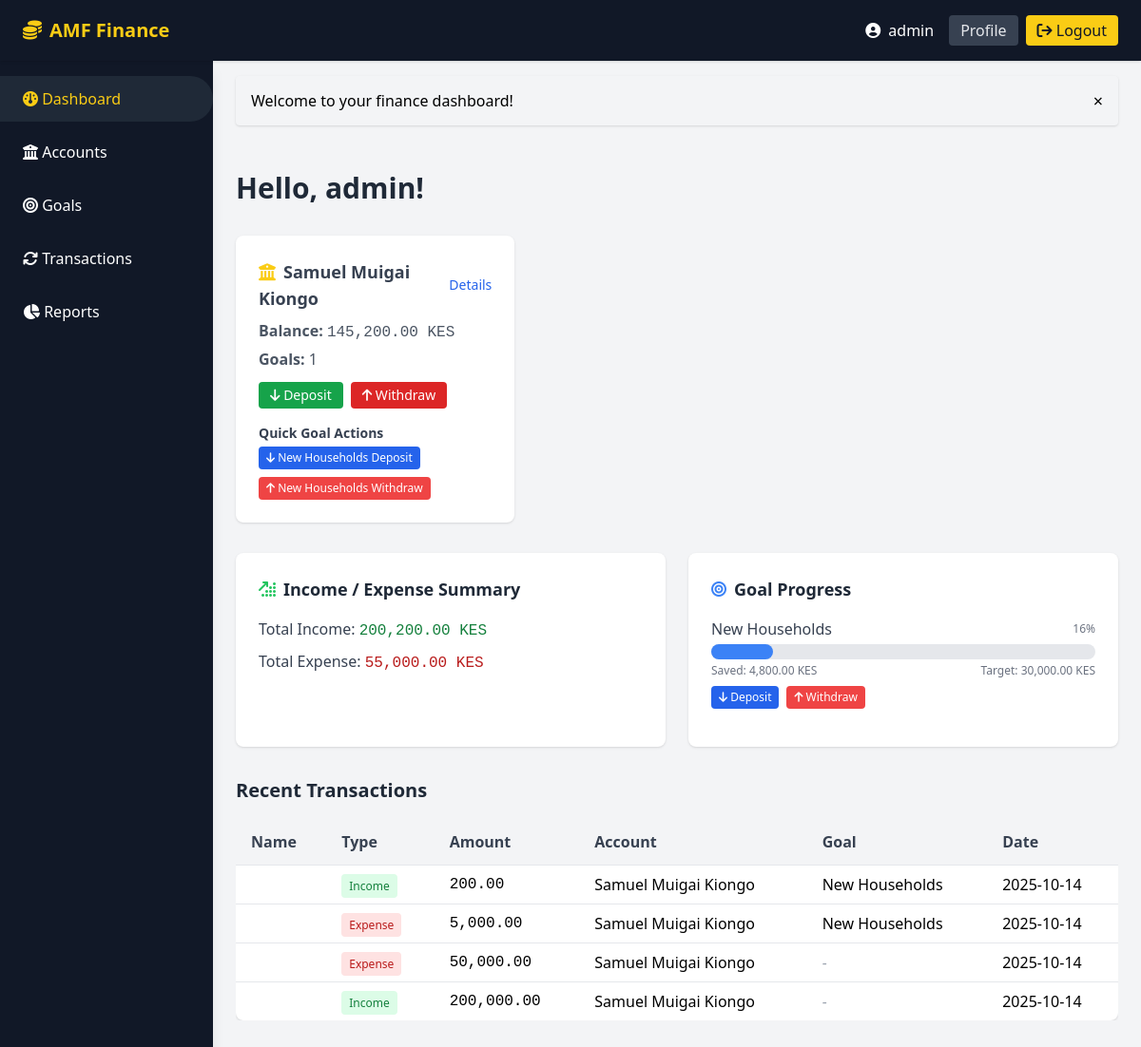
The app's page / (signed in) with its own data.
### finance/models.py (models this page shows, shortened)
class Account(models.Model):
    user = models.ForeignKey(User, on_delete=models.CASCADE, related_name='accounts')
    name = models.CharField(max_length=100)
    balance = models.DecimalField(max_digits=12, decimal_places=2, default=0)
    created_at = models.DateTimeField(auto_now_add=True)

class Goal(models.Model):
    account = models.ForeignKey(Account, on_delete=models.CASCADE, related_name='goals')
    name = models.CharField(max_length=100)
    target_amount = models.DecimalField(max_digits=12, decimal_places=2)
    current_amount = models.DecimalField(max_digits=12, decimal_places=2, default=0)
    deadline = models.DateField()
    created_at = models.DateTimeField(auto_now_add=True)
    @property
    def progress_percent(self):
        if self.target_amount > 0:
            return min(100, (self.current_amount / self.target_amount) * 100)
        return 0

class Transaction(models.Model):
    TRANSACTION_TYPES = [
        ('income', 'Income'),
        ('expense', 'Expense'),
        ('transfer', 'Transfer'),
        ('goal_deposit', 'Goal Deposit'),
        ('goal_withdrawal', 'Goal Withdrawal'),
    ]
    account = models.ForeignKey(Account, on_delete=models.CASCADE, related_name='transactions')
    type = models.CharField(max_length=15, choices=TRANSACTION_TYPES)
    name = models.CharField(max_length=100)
    amount = models.DecimalField(max_digits=12, decimal_places=2)
    date = models.DateTimeField(auto_now_add=True)
    description = models.TextField(blank=True)
    goal = models.ForeignKey('Goal', null=True, blank=True, on_delete=models.SET_NULL, related_name='transactions')

### finance/views.py (the view)
# urls.py: path('', views.dashboard, name='dashboard'),
@login_required
def dashboard(request):
    accounts = Account.objects.filter(user=request.user)
    goals = Goal.objects.filter(account__user=request.user)
    transactions = Transaction.objects.filter(account__user=request.user).order_by('-date')
    total_income = transactions.filter(type='income').aggregate(total=Sum('amount'))['total'] or 0
    total_expense = transactions.filter(type='expense').aggregate(total=Sum('amount'))['total'] or 0
    total_goal_saved = goals.aggregate(total=Sum('current_amount'))['total'] or 0
    messages.info(request, "Welcome to your finance dashboard!")
    context = {
        "accounts": accounts,
        "goals": goals,
        "transactions": transactions[:5],  # latest 5
        "total_income": total_income,
        "total_expense": total_expense,
        "total_goal_saved": total_goal_saved,
    }
    return render(request, "dashboard.html", context)

### finance/templates/dashboard.html (shortened to what this page needs)
{% extends "base.html" %}
{% load humanize %}
{% block content %}
<div class="max-w-7xl mx-auto py-8">
    <h1 class="text-3xl font-bold mb-8 text-gray-800">Hello, {{ user.username }}!</h1>
    <div class="grid grid-cols-1 md:grid-cols-3 gap-6 mb-8">
        {% for account in accounts %}
        <div class="bg-white rounded-lg shadow hover:shadow-lg transition p-6">
            <div class="flex items-center justify-between mb-2">
                <h2 class="font-semibold text-lg text-gray-700">
                    <i class="fa-solid fa-building-columns text-yellow-400 mr-2"></i>{{ account.name }}
                </h2>
                <a href="{% url 'account-detail' account.pk %}" class="text-blue-600 hover:underline text-sm">Details</a>
            </div>
            <div class="text-gray-600 mb-1">
                <strong>Balance:</strong>
                <span class="font-mono">{{ account.balance|floatformat:2|intcomma }} KES</span>
            </div>
            <div class="text-gray-600 mb-3">
                <strong>Goals:</strong> {{ account.goals.count }}
            </div>
            <div class="flex gap-2 mt-2">
                <a href="{% url 'account_deposit' account.pk %}" class="bg-green-600 text-white py-1 px-3 rounded hover:bg-green-500 text-sm">
                    <i class="fa-solid fa-arrow-down"></i> Deposit
                </a>
                <a href="{% url 'account_withdraw' account.pk %}" class="bg-red-600 text-white py-1 px-3 rounded hover:bg-red-500 text-sm">
                    <i class="fa-solid fa-arrow-up"></i> Withdraw
                </a>
            </div>
            {% if account.goals.exists %}
            <div class="mt-4">
                <h3 class="text-sm font-semibold text-gray-700 mb-1">Quick Goal Actions</h3>
                <div class="flex flex-wrap gap-2">
                    {% for goal in account.goals.all %}
                        <a href="{% url 'goal_deposit' goal.pk %}" class="bg-blue-600 text-white px-2 py-1 rounded text-xs hover:bg-blue-500 transition" title="Deposit to {{ goal.name }}">
                            <i class="fa-solid fa-arrow-down"></i> {{ goal.name }} Deposit
                        </a>
                        <a href="{% url 'goal_withdraw' goal.pk %}" class="bg-red-500 text-white px-2 py-1 rounded text-xs hover:bg-red-400 transition" title="Withdraw from {{ goal.name }}">
                            <i class="fa-solid fa-arrow-up"></i> {{ goal.name }} Withdraw
                        </a>
                    {% endfor %}
                </div>
            </div>
            {% endif %}
        </div>
        {% endfor %}
    </div>
    <div class="grid grid-cols-1 md:grid-cols-2 gap-6 mb-8">
        <div class="bg-white rounded-lg shadow p-6">
            <div class="flex items-center gap-2 mb-4">
                <i class="fa-solid fa-arrow-up-right-dots text-green-500"></i>
                <span class="font-semibold text-lg text-gray-800">Income / Expense Summary</span>
            </div>
            <div class="mb-2">
                <span class="text-gray-700 font-medium">Total Income:</span>
                <span class="font-mono text-green-700">{{ total_income|floatformat:2|intcomma }} KES</span>
            </div>
            <div>
                <span class="text-gray-700 font-medium">Total Expense:</span>
                <span class="font-mono text-red-700">{{ total_expense|floatformat:2|intcomma }} KES</span>
            </div>
        </div>
        <div class="bg-white rounded-lg shadow p-6">
            <div class="flex items-center gap-2 mb-4">
                <i class="fa-solid fa-bullseye text-blue-500"></i>
                <span class="font-semibold text-lg text-gray-800">Goal Progress</span>
            </div>
            {% for goal in goals %}
            <div class="mb-4">
                <div class="flex justify-between items-center mb-1">
                    <span class="font-medium text-gray-700">{{ goal.name }}</span>
                    <span class="text-xs text-gray-500">{{ goal.progress_percent|floatformat:0 }}%</span>
                </div>
                <div class="w-full bg-gray-200 rounded-full h-4">
                    <div class="bg-blue-500 h-4 rounded-full" style="width: {{ goal.progress_percent|floatformat:0 }}%;"></div>
                </div>
                <div class="flex justify-between text-xs text-gray-500 mt-1">
                    <span>Saved: {{ goal.current_amount|floatformat:2|intcomma }} KES</span>
                    <span>Target: {{ goal.target_amount|floatformat:2|intcomma }} KES</span>
                </div>
                <div class="mt-2 flex gap-2">
                    <a href="{% url 'goal_deposit' goal.pk %}" class="bg-blue-600 text-white px-2 py-1 rounded text-xs hover:bg-blue-500 transition" title="Deposit to goal">
                        <i class="fa-solid fa-arrow-down"></i> Deposit
                    </a>
                    <a href="{% url 'goal_withdraw' goal.pk %}" class="bg-red-500 text-white px-2 py-1 rounded text-xs hover:bg-red-400 transition" title="Withdraw from goal">
                        <i class="fa-solid fa-arrow-up"></i> Withdraw
                    </a>
                </div>
            </div>
            {% empty %}
            <p class="text-gray-500 italic">No goals yet.</p>
            {% endfor %}
        </div>
    </div>
    <div>
        <h2 class="text-xl font-semibold text-gray-800 mb-4">Recent Transactions</h2>
        <div class="overflow-x-auto">
            <table class="min-w-full bg-white rounded-lg shadow">
                <thead class="bg-gray-100">
                    <tr>
                        <th class="py-3 px-4 text-left font-semibold text-gray-700">Name</th>
                        <th class="py-3 px-4 text-left font-semibold text-gray-700">Type</th>
                        <th class="py-3 px-4 text-left font-semibold text-gray-700">Amount</th>
                        <th class="py-3 px-4 text-left font-semibold text-gray-700">Account</th>
                        <th class="py-3 px-4 text-left font-semibold text-gray-700">Goal</th>
                        <th class="py-3 px-4 text-left font-semibold text-gray-700">Date</th>
                    </tr>
                </thead>
                <tbody>
                    {% for transaction in transactions %}
                    <tr class="border-t">
                        <td class="py-2 px-4">{{ transaction.name }}</td>
                        <td class="py-2 px-4">
                            <span class="px-2 py-1 rounded text-xs {% if transaction.type == 'income' %}bg-green-100 text-green-700{% elif transaction.type == 'expense' %}bg-red-100 text-red-700{% else %}bg-gray-100 text-gray-700{% endif %}">
                                {{ transaction.get_type_display }}
                            </span>
                        </td>
                        <td class="py-2 px-4 font-mono">{{ transaction.amount|floatformat:2|intcomma }}</td>
                        <td class="py-2 px-4">{{ transaction.account.name }}</td>
                        <td class="py-2 px-4">{% if transaction.goal %}{{ transaction.goal.name }}{% else %}<span class="text-gray-400 italic">-</span>{% endif %}</td>
                        <td class="py-2 px-4">{{ transaction.date|date:"Y-m-d" }}</td>
                    </tr>
                    {% empty %}
                    <tr>
                        <td colspan="6" class="py-4 px-4 text-center text-gray-400">No transactions found.</td>
                    </tr>
                    {% endfor %}
                </tbody>
            </table>
        </div>
    </div>
</div>
{% endblock %}

### finance/templates/base.html (shortened to what this page needs)
<!DOCTYPE html>
<html lang="en">
<head>
    <script src="https://cdn.tailwindcss.com"></script>
    <link rel="stylesheet" href="https://cdnjs.cloudflare.com/ajax/libs/font-awesome/6.4.2/css/all.min.css">
</head>
<body class="bg-gray-100 min-h-screen overflow-hidden">
    <header class="fixed top-0 left-0 w-full h-16 bg-gray-900 text-white flex items-center z-50 shadow">
        <div class="flex items-center h-full px-6">
            <a href="{% url 'dashboard' %}" class="text-yellow-400 font-bold text-xl flex items-center gap-2">
                <i class="fa-solid fa-coins"></i> <span class="hidden sm:inline">AMF Finance</span>
            </a>
        </div>
        <div class="ml-auto flex items-center h-full px-6">
            {% if user.is_authenticated %}
                <span class="mr-4 flex items-center"><i class="fa-solid fa-user-circle mr-2"></i> {{ user.username }}</span>
                <a href="{% url 'profile' %}" class="mr-2 py-1 px-3 bg-gray-700 rounded text-gray-200 hover:bg-yellow-400 hover:text-gray-900 transition">Profile</a>
                <form action="{% url 'logout' %}" method="post" class="inline-block">
                    <button type="submit" class="py-1 px-3 bg-yellow-400 text-gray-900 rounded hover:bg-yellow-300 transition">
                        <i class="fa-solid fa-arrow-right-from-bracket"></i> Logout
                    </button>
                </form>
            {% else %}
                <a class="py-1 px-3 bg-green-600 text-white rounded hover:bg-green-500 transition" href="{% url 'login' %}">
                    <i class="fa-solid fa-sign-in-alt"></i> Login
                </a>
            {% endif %}
        </div>
    </header>
    <aside class="fixed top-16 left-0 h-[calc(100vh-4rem)] w-56 bg-gray-900 text-white z-40 flex flex-col shadow-lg">
        <nav class="flex-1 mt-4">
            <ul class="space-y-2">
                <li>
                    <a href="{% url 'dashboard' %}" class="block px-6 py-3 rounded-r-full transition
                        {% if request.resolver_match.url_name == 'dashboard' %}bg-gray-800 text-yellow-400{% else %}hover:bg-gray-800 hover:text-yellow-400{% endif %}">
                        <i class="fa-solid fa-gauge"></i> Dashboard
                    </a>
                </li>
                <li>
                    <a href="{% url 'account-list' %}" class="block px-6 py-3 rounded-r-full transition
                        {% if request.resolver_match.url_name == 'account-list' %}bg-gray-800 text-yellow-400{% else %}hover:bg-gray-800 hover:text-yellow-400{% endif %}">
                        <i class="fa-solid fa-building-columns"></i> Accounts
                    </a>
                </li>
                <li>
                    <a href="{% url 'goal-list' %}" class="block px-6 py-3 rounded-r-full transition
                        {% if request.resolver_match.url_name == 'goal-list' %}bg-gray-800 text-yellow-400{% else %}hover:bg-gray-800 hover:text-yellow-400{% endif %}">
                        <i class="fa-solid fa-bullseye"></i> Goals
                    </a>
                </li>
                <li>
                    <a href="{% url 'transaction-list' %}" class="block px-6 py-3 rounded-r-full transition
                        {% if request.resolver_match.url_name == 'transaction-list' %}bg-gray-800 text-yellow-400{% else %}hover:bg-gray-800 hover:text-yellow-400{% endif %}">
                        <i class="fa-solid fa-arrows-rotate"></i> Transactions
                    </a>
                </li>
                <li>
                    <a href="{% url 'reports' %}" class="block px-6 py-3 rounded-r-full transition
                        {% if request.resolver_match.url_name == 'reports' %}bg-gray-800 text-yellow-400{% else %}hover:bg-gray-800 hover:text-yellow-400{% endif %}">
                        <i class="fa-solid fa-chart-pie"></i> Reports
                    </a>
                </li>
            </ul>
        </nav>
    </aside>
    <main class="ml-56 pt-20 px-6 h-[calc(100vh-4rem)] overflow-y-auto">
        <div class="max-w-7xl mx-auto">
            {% if messages %}
                {% for message in messages %}
                    <div class="mb-4">
                        <div class="px-4 py-3 rounded shadow bg-{{ message.tags|default:'gray' }}-100 text-{{ message.tags|default:'gray' }}-700 flex items-center justify-between">
                            <span>{{ message }}</span>
                            <button type="button" class="bg-transparent text-lg" onclick="this.parentElement.parentElement.style.display='none'">&times;</button>
                        </div>
                    </div>
                {% endfor %}
            {% endif %}
            {% block content %}
            {% endblock %}
        </div>
    </main>
</body>
</html>

### records on screen
Account: name "Samuel Muigai Kiongo", balance "145,200.00", goals.count "1"
Goal: name "New Households", progress_percent "16", current_amount "4,800.00", target_amount "30,000.00"

### other values on screen
{{ user.username }} "admin"
{{ message }} "Welcome to your finance dashboard!"
{{ total_income|floatformat:2|intcomma }} "200,200.00"
{{ total_expense|floatformat:2|intcomma }} "55,000.00"
